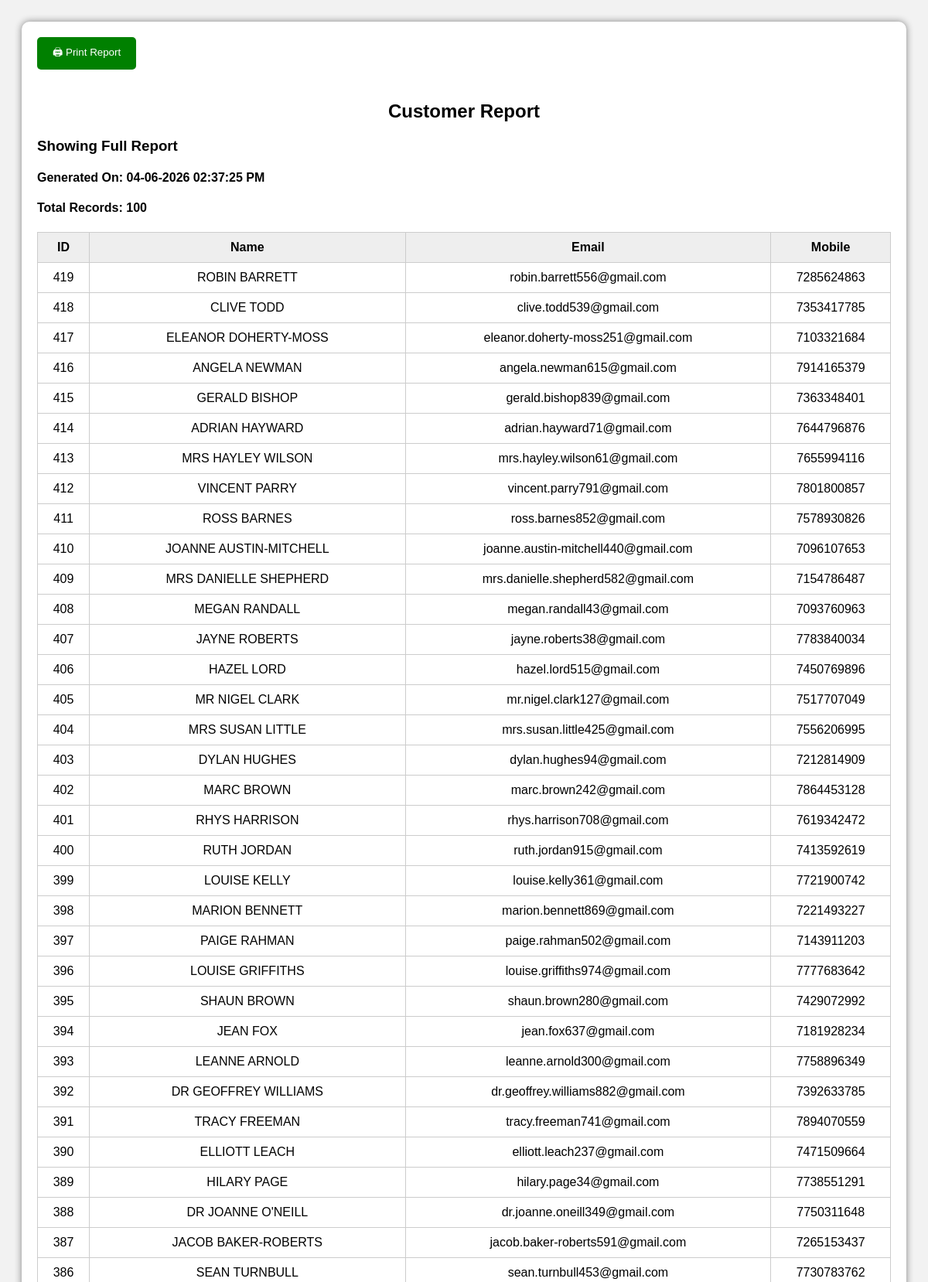
Page /report.php (signed in, upper part) on the committed database.
### tables this page shows
CREATE TABLE `users` (
  `id` int(11) NOT NULL,
  `name` varchar(100) DEFAULT NULL,
  `email` varchar(100) DEFAULT NULL,
  `mobile` varchar(20) DEFAULT NULL,
  `password` varchar(100) DEFAULT NULL
);

### report.php (the view, shortened to what this page needs)
<?php
$conn = new mysqli(
    "sql104.infinityfree.com",
    "if0_41987640",
    "Timeshift60",
    "if0_41987640_registration_db"
);
if(isset($_GET['search']) && $_GET['search'] != "")
{
    $search = $_GET['search'];
    $searchTerm = "%".$search."%";
    $stmt = $conn->prepare("
    SELECT * FROM users
    WHERE name LIKE ?
    OR mobile LIKE ?
    ORDER BY id DESC
    ");
    $stmt->bind_param(
        "ss",
        $searchTerm,
        $searchTerm
    );
    $stmt->execute();
    $result = $stmt->get_result();
    $countStmt = $conn->prepare("
    SELECT COUNT(*) AS total
    FROM users
    WHERE name LIKE ?
    OR mobile LIKE ?
    ");
    $countStmt->bind_param(
        "ss",
        $searchTerm,
        $searchTerm
    );
    $countStmt->execute();
    $countResult = $countStmt->get_result();
    $rowCount = $countResult->fetch_assoc();
    $reportTitle = "Showing Filtered Report For: "
    . strtoupper($search);
}
else
{
    $result = $conn->query("
    SELECT * FROM users
    ORDER BY id DESC
    ");
    $count = $conn->query("
    SELECT COUNT(*) AS total
    FROM users
    ");
    $rowCount = $count->fetch_assoc();
    $reportTitle = "Showing Full Report";
}
?>
<!DOCTYPE html>
<html>
<head>
</head>
<body>
<div class="container">
<button class="print-btn"
onclick="window.print()">
🖨 Print Report
</button>
<h2>Customer Report</h2>
<h3>
<?php echo $reportTitle; ?>
</h3>
<h4>
Generated On:
<?php echo date("d-m-Y h:i:s A"); ?>
</h4>
<h4>
Total Records:
<?php echo $rowCount['total']; ?>
</h4>
<table>
<tr>
<th>ID</th>
<th>Name</th>
<th>Email</th>
<th>Mobile</th>
</tr>
<?php
while($row = $result->fetch_assoc())
{
?>
<tr>
<td><?php echo $row['id']; ?></td>
<td><?php echo $row['name']; ?></td>
<td><?php echo $row['email']; ?></td>
<td><?php echo $row['mobile']; ?></td>
</tr>
<?php
}
?>
</table>
</div>
</body>
</html>

### report.php (style rules this page uses)
body { font-family:Arial; background:#f2f2f2; padding:20px; }
.container { background:white; padding:20px; border-radius:10px; box-shadow:0px 0px 10px gray; }
h2 { text-align:center; }
table { width:100%; border-collapse:collapse; margin-top:20px; }
table, th, td { border:1px solid #ccc; }
th { background:#eee; }
th, td { padding:10px; text-align:center; }
.print-btn { background:green; color:white; border:none; padding:10px 20px; border-radius:5px; cursor:pointer; margin-bottom:20px; }

### rows in the picture
users: id "419", name "ROBIN BARRETT", email "robin.barrett556@gmail.com", mobile "7285624863"
users: id "418", name "CLIVE TODD", email "clive.todd539@gmail.com", mobile "7353417785"
users: id "417", name "ELEANOR DOHERTY-MOSS", email "eleanor.doherty-moss251@gmail.com", mobile "7103321684"
users: id "416", name "ANGELA NEWMAN", email "angela.newman615@gmail.com", mobile "7914165379"
users: id "415", name "GERALD BISHOP", email "gerald.bishop839@gmail.com", mobile "7363348401"
users: id "414", name "ADRIAN HAYWARD", email "adrian.hayward71@gmail.com", mobile "7644796876"
users: id "413", name "MRS HAYLEY WILSON", email "mrs.hayley.wilson61@gmail.com", mobile "7655994116"
users: id "412", name "VINCENT PARRY", email "vincent.parry791@gmail.com", mobile "7801800857"
users: id "411", name "ROSS BARNES", email "ross.barnes852@gmail.com", mobile "7578930826"
users: id "410", name "JOANNE AUSTIN-MITCHELL", email "joanne.austin-mitchell440@gmail.com", mobile "7096107653"
users: id "409", name "MRS DANIELLE SHEPHERD", email "mrs.danielle.shepherd582@gmail.com", mobile "7154786487"
users: id "408", name "MEGAN RANDALL", email "megan.randall43@gmail.com", mobile "7093760963"
users: id "407", name "JAYNE ROBERTS", email "jayne.roberts38@gmail.com", mobile "7783840034"
users: id "406", name "HAZEL LORD", email "hazel.lord515@gmail.com", mobile "7450769896"
users: id "405", name "MR NIGEL CLARK", email "mr.nigel.clark127@gmail.com", mobile "7517707049"
users: id "404", name "MRS SUSAN LITTLE", email "mrs.susan.little425@gmail.com", mobile "7556206995"
users: id "403", name "DYLAN HUGHES", email "dylan.hughes94@gmail.com", mobile "7212814909"
users: id "402", name "MARC BROWN", email "marc.brown242@gmail.com", mobile "7864453128"
users: id "401", name "RHYS HARRISON", email "rhys.harrison708@gmail.com", mobile "7619342472"
users: id "400", name "RUTH JORDAN", email "ruth.jordan915@gmail.com", mobile "7413592619"
users: id "399", name "LOUISE KELLY", email "louise.kelly361@gmail.com", mobile "7721900742"
users: id "398", name "MARION BENNETT", email "marion.bennett869@gmail.com", mobile "7221493227"
users: id "397", name "PAIGE RAHMAN", email "paige.rahman502@gmail.com", mobile "7143911203"
users: id "396", name "LOUISE GRIFFITHS", email "louise.griffiths974@gmail.com", mobile "7777683642"
users: id "395", name "SHAUN BROWN", email "shaun.brown280@gmail.com", mobile "7429072992"
users: id "394", name "JEAN FOX", email "jean.fox637@gmail.com", mobile "7181928234"
users: id "393", name "LEANNE ARNOLD", email "leanne.arnold300@gmail.com", mobile "7758896349"
users: id "392", name "DR GEOFFREY WILLIAMS", email "dr.geoffrey.williams882@gmail.com", mobile "7392633785"
users: id "391", name "TRACY FREEMAN", email "tracy.freeman741@gmail.com", mobile "7894070559"
users: id "390", name "ELLIOTT LEACH", email "elliott.leach237@gmail.com", mobile "7471509664"
users: id "389", name "HILARY PAGE", email "hilary.page34@gmail.com", mobile "7738551291"
users: id "388", name "DR JOANNE O'NEILL", email "dr.joanne.oneill349@gmail.com", mobile "7750311648"
users: id "387", name "JACOB BAKER-ROBERTS", email "jacob.baker-roberts591@gmail.com", mobile "7265153437"
users: id "386", name "SEAN TURNBULL", email "sean.turnbull453@gmail.com", mobile "7730783762"

### other values in the picture
$reportTitle "Showing Full Report"
$rowCount['total'] "100"
